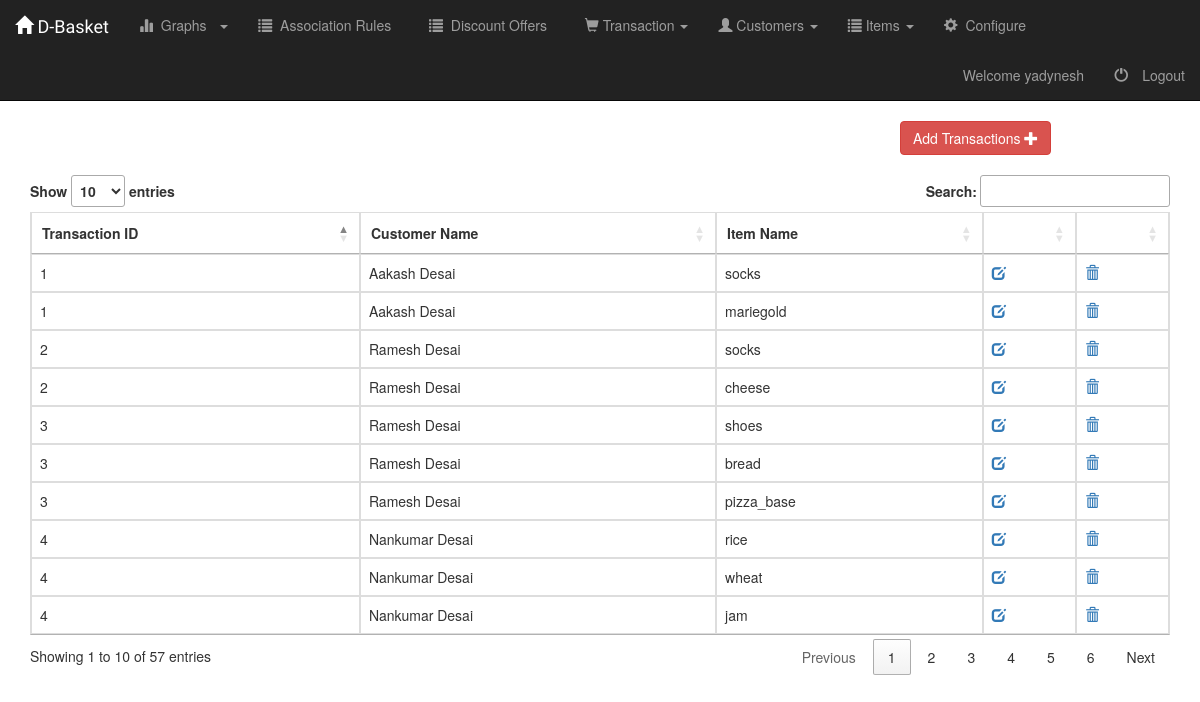
Page /emp/transaction/list/ (signed in) on the earlier database version.
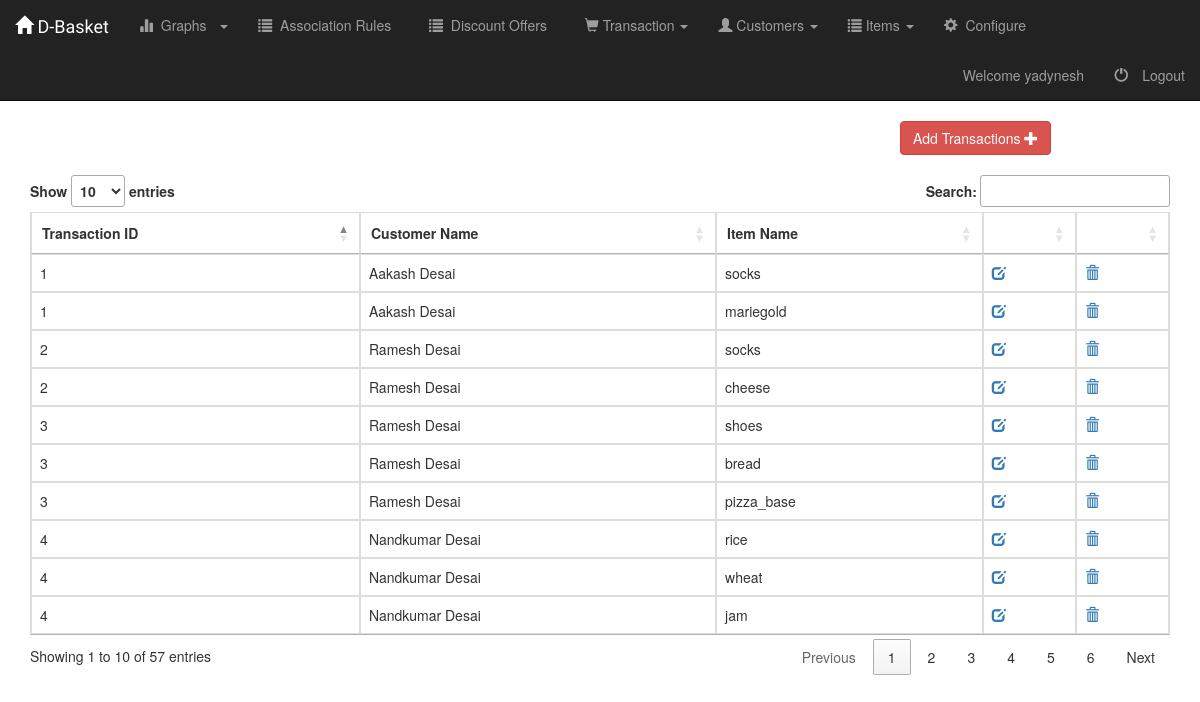
Same page on the later database version.
### AdminPanel/models.py (models this page shows, shortened)
class Transaction(models.Model):
	trans_id = models.IntegerField(default = 1,verbose_name = 'Transaction ID')
	cust_id = models.ForeignKey('Customer', on_delete=models.CASCADE, verbose_name = 'Customer ID')
	item_id = models.ForeignKey('Item', on_delete=models.CASCADE, verbose_name = 'Item ID')

class Customer(models.Model):
	first_name = models.CharField(max_length = 100,null = False, blank=False, verbose_name = 'First Name')
	last_name = models.CharField(max_length = 100,null = False, blank=False, verbose_name = 'Last Name')
	email_id = models.EmailField(max_length = 100,null = False, blank=False, verbose_name = 'Email address')
	join_date = models.DateTimeField(default = timezone.now, editable = False)
	last_modified = models.DateTimeField(auto_now = True)
	subscribe = models.BooleanField(default = False, verbose_name = 'Subscribed')

class Item(models.Model):
	item_name = models.CharField(max_length = 50, verbose_name = 'Item Name')
	stocks = models.IntegerField()

### AdminPanel/transaction_views.py (the view)
class TransactionListView(generic.ListView):
	template_name = "AdminPanel/transaction_list.html"
	context_object_name = 'transaction_list'
	def get_queryset(self):
		return Transaction.objects.all()

### AdminPanel/templates/AdminPanel/transaction_list.html (shortened to what this page needs)
{% extends "base.html" %}
{% block stylesheets %}
	<link rel="stylesheet"
	href="http://cdn.datatables.net/1.10.2/css/jquery.dataTables.min.css"></style>
	<link href="https://maxcdn.bootstrapcdn.com/bootstrap/3.3.7/css/bootstrap.min.css" rel="stylesheet">
{% endblock stylesheets %}
{% block tabs %}
	{% include "AdminPanel/tabs.html" with active_tab='list-transactions' %}
{% endblock tabs %}
{% block content %}
	<div class="col-xs-offset-4 col-md-offset-9">
		<a class ="btn btn-danger" href="{% url 'adminpanel:add-transaction' %}">
			Add Transactions
			<span class="glyphicon glyphicon-plus" aria-hidden="true"/>
		</a>
	</div>
	<br/>
	<div class="container">
		<table class="table table-hover table-bordered dt-responsive" id="transactionTable">
			<thead>
				<tr>
					<th>Transaction ID</th>
					<th>Customer Name</th>
					<th>Item Name</th>
					<th></th>
					<th></th>
				</tr>
			</thead>
			<tbody>
				{% for transaction in transaction_list  %}
					<tr>
						<td>{{transaction.trans_id}}</td>
						<td>{{transaction.cust_id.first_name}} {{transaction.cust_id.last_name}}</td>
						<td>{{transaction.item_id.item_name}}</td>
						<td>
							<a href="{% url 'adminpanel:update-transaction' transaction.pk %}">
								<span class="glyphicon glyphicon-edit" aria-hidden="true"/>
							</a>
						</td>
						<td>
							<a href="{% url 'adminpanel:delete-transaction' transaction.pk %}">
								<span class="glyphicon glyphicon-trash" aria-hidden="true"/>
							</a>
						</td>
					</tr>
				{% endfor %}
			</tbody>
		</table>
	</div>
{% endblock content %}

Differences in the rows shown:
changed through a linked row, Transaction "rice": cust_id.first_name "Nankumar" → "Nandkumar"
changed through a linked row, Transaction "wheat": cust_id.first_name "Nankumar" → "Nandkumar"
changed through a linked row, Transaction "jam": cust_id.first_name "Nankumar" → "Nandkumar"
